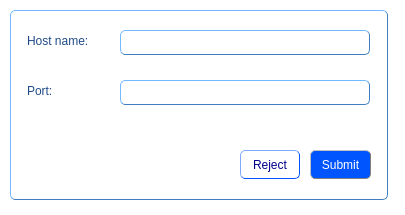
<?xml version="1.0" encoding="UTF-8"?>
<ui version="4.0">
 <class>ConnectionDialog</class>
 <widget class="QDialog" name="ConnectionDialog">
  <property name="geometry">
   <rect>
    <x>0</x>
    <y>0</y>
    <width>405</width>
    <height>215</height>
   </rect>
  </property>
  <property name="windowTitle">
   <string>Database Connections</string>
  </property>
  <property name="styleSheet">
   <string notr="true">QWidget {
               color: rgb(32, 74, 135);
	           font: 11pt &quot;MS Shell Dlg 2&quot;;
			    background-color: rgb(255, 255, 255);
               padding: 4px;
               border-radius: 5px;
               border-style: outset;
              }
QLabel {
               color: rgb(32, 74, 135);
               padding: 4px;
               border-radius: 5px;
               border-style: outset;
	           font: 11pt &quot;MS Shell Dlg 2&quot;;
              }
QLineEdit {
               color: black;
               padding: 4px;
               border: 1px solid rgb(63, 127, 191); 
               border-radius: 5px;
               border-style: outset;
	           font: 10pt &quot;MS Shell Dlg 2&quot;;
              }
QGroupBox {
               color: black;
               padding: 4px;
               border: 1px solid rgb(63, 127, 191); 
               border-radius: 5px;
               border-style: outset;
              }</string>
  </property>
  <widget class="QGroupBox" name="groupBox">
   <property name="geometry">
    <rect>
     <x>10</x>
     <y>10</y>
     <width>378</width>
     <height>190</height>
    </rect>
   </property>
   <property name="title">
    <string/>
   </property>
   <widget class="QToolButton" name="submitButton">
    <property name="geometry">
     <rect>
      <x>300</x>
      <y>140</y>
      <width>61</width>
      <height>29</height>
     </rect>
    </property>
    <property name="minimumSize">
     <size>
      <width>60</width>
      <height>0</height>
     </size>
    </property>
    <property name="styleSheet">
     <string notr="true">QToolButton {
               color: white;
               padding: 4px;
               border: 1px solid grey; 
               border-radius: 5px;
               border-style: outset;
               max-width: 120px;
               background-color: rgb(0, 85, 255);
               font: 10pt &quot;MS Shell Dlg 2&quot;;
              }

QToolButton:hover {
               color: darkblue;
               border: 1px solid grey;
               background-color: rgb(255, 255, 255);
               }

QToolButton:pressed {
               color: rgb(0, 0, 197)
               background: shadow;
               border-style: inset;
			    background-color: rgb(0, 78, 235);
               }</string>
    </property>
    <property name="text">
     <string>Submit</string>
    </property>
   </widget>
   <widget class="QToolButton" name="rejectButton">
    <property name="geometry">
     <rect>
      <x>230</x>
      <y>140</y>
      <width>60</width>
      <height>29</height>
     </rect>
    </property>
    <property name="minimumSize">
     <size>
      <width>60</width>
      <height>0</height>
     </size>
    </property>
    <property name="styleSheet">
     <string notr="true">QToolButton {
                color: darkblue;
               padding: 4px;
               border: 1px solid rgb(0, 85, 255); 
               border-radius: 5px;
               border-style: outset;
               font: 10pt &quot;MS Shell Dlg 2&quot;;
              }

QToolButton:hover {
               color: white;
               border: 1px solid grey;
               background-color: rgb(0, 78, 235);
               }

QToolButton:pressed {
               color: rgb(0, 0, 197)
               background: shadow;
               border-style: inset;
               }</string>
    </property>
    <property name="text">
     <string>Reject</string>
    </property>
   </widget>
   <widget class="QLabel" name="label_1">
    <property name="geometry">
     <rect>
      <x>10</x>
      <y>20</y>
      <width>91</width>
      <height>21</height>
     </rect>
    </property>
    <property name="text">
     <string>Host name:</string>
    </property>
   </widget>
   <widget class="QLabel" name="label_2">
    <property name="geometry">
     <rect>
      <x>10</x>
      <y>70</y>
      <width>91</width>
      <height>21</height>
     </rect>
    </property>
    <property name="text">
     <string>Port:</string>
    </property>
   </widget>
   <widget class="QLineEdit" name="portLine">
    <property name="geometry">
     <rect>
      <x>110</x>
      <y>70</y>
      <width>250</width>
      <height>25</height>
     </rect>
    </property>
    <property name="minimumSize">
     <size>
      <width>250</width>
      <height>25</height>
     </size>
    </property>
    <property name="maximumSize">
     <size>
      <width>250</width>
      <height>16777215</height>
     </size>
    </property>
   </widget>
   <widget class="QLineEdit" name="hostLine">
    <property name="geometry">
     <rect>
      <x>110</x>
      <y>20</y>
      <width>250</width>
      <height>25</height>
     </rect>
    </property>
    <property name="minimumSize">
     <size>
      <width>250</width>
      <height>25</height>
     </size>
    </property>
    <property name="maximumSize">
     <size>
      <width>250</width>
      <height>16777215</height>
     </size>
    </property>
    <property name="text">
     <string/>
    </property>
   </widget>
  </widget>
 </widget>
 <resources/>
 <connections/>
</ui>
